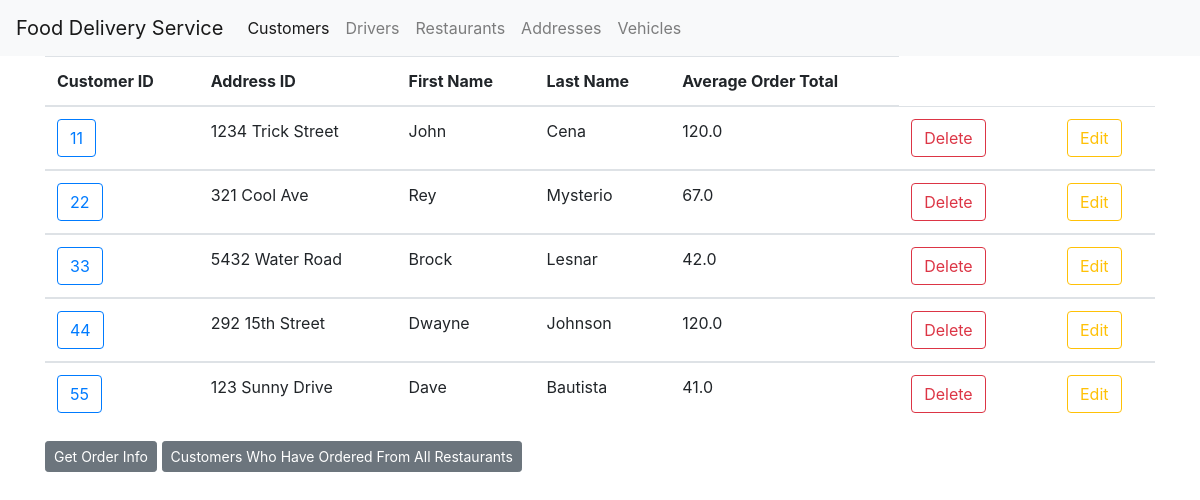
The page /customers on the database as committed earlier.
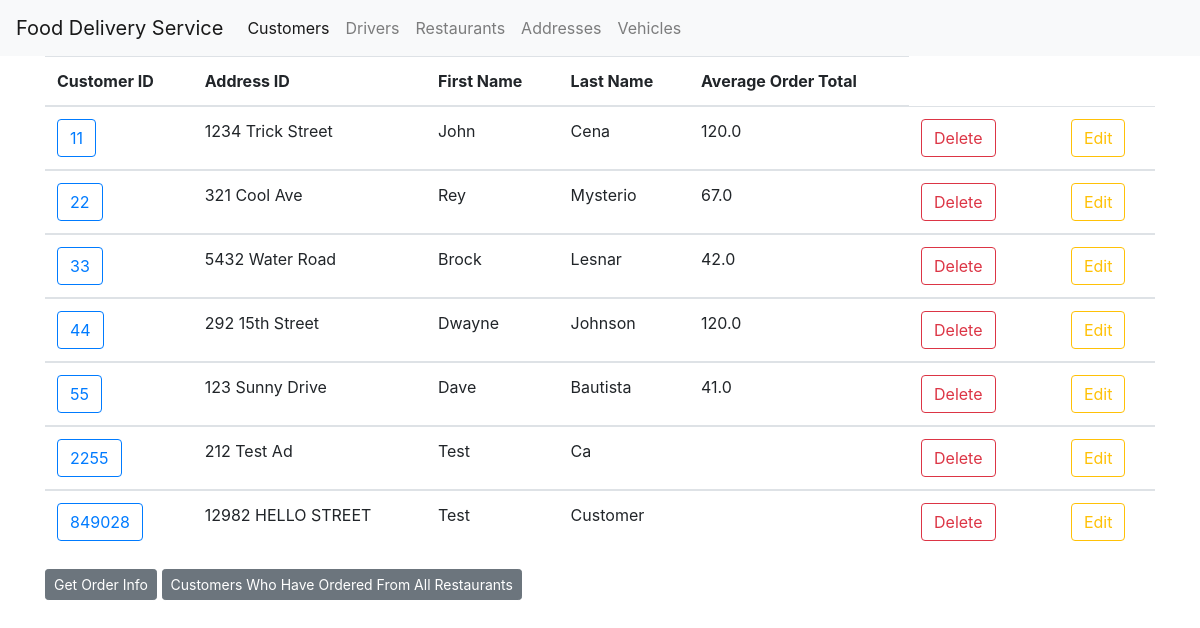
The same page on the database as committed later.
### tables this page shows
CREATE TABLE Customer (
	customer_id integer,
	customer_address char(200),
	first_name char(50),
    last_name char(50),
	PRIMARY KEY (customer_id)
);

### app.py (the view)
@app.route('/customers')
def customer():
    db_conn = sqlite3.connect("food_delivery.db")
    cur = db_conn.cursor()
    tableData =  table("Customer")
    averageOrderTotalQuery = "SELECT O.customer_id, AVG(O.total) FROM OrderTakesHas O WHERE O.customer_id IN (SELECT customer_id FROM Customer) GROUP BY O.customer_id"
    avgOrderTotal = {id: avg for (id, avg) in raw_select_query(averageOrderTotalQuery)}
    db_conn.close()
    print(tableData)
    return render_template('customer.html', tableData = tableData, avgOrderTotal = avgOrderTotal)

### app.py (called while the page is built)
def select_table(table: str, attributes: str) -> str:
    db_conn = sqlite3.connect("food_delivery.db")
    cur = db_conn.cursor()
    out = []
    for row in cur.execute(f"SELECT {attributes} FROM {table}"):
        out.append(row)
    return out

def raw_select_query(query: str):
    db_conn = sqlite3.connect("food_delivery.db")
    cur = db_conn.cursor()
    out = []
    for row in cur.execute(query):
        out.append(row)
    return out

@app.route("/tables/<tablename>", methods=['GET'])
def table(tablename: str):
    attributes = request.args.get("attributes")
    if attributes is None:
        attributes = "*"
    return select_table(tablename, attributes)

### templates/customer.html (shortened to what this page needs)
{% extends 'base.html' %}
{% block content %}
<div>
<table class="table">
    <thead>
      <tr>
        <th scope="col">Customer ID</th>
        <th scope="col">Address ID</th>
        <th scope="col">First Name</th>
        <th scope="col">Last Name</th>
        <th scope="col">Average Order Total</th>
      </tr>
    </thead>
    {% for user in tableData %}
    <tbody>
      <td><a href= "{{url_for('customer_helper', customer_id = user[0]) }}">
        <span class="btn btn-outline-primary"> {{ user[0] }} </span>
      </a></td>
      <td>{{ user[1] }} </td>
      <td>{{ user[2] }} </td>
      <td>{{ user[3] }} </td>
      <td>{{ avgOrderTotal[user[0]] }}</td>
      <td><form action="{{ url_for('delete_customer') }}" method=post>
  <input type=submit class="btn btn-outline-danger" value="Delete" />
    </form>
    <td>
      <td><a href= "{{url_for('edit', customer_id = user[0]) }}">
        <span class="btn btn-outline-warning"> Edit  </span>
      </a></td>
    </tbody>
    {% endfor %}
  </table>
</div>
<div>
    <a href= "{{url_for('customer_restaurants') }}">
      <span class="btn btn-secondary btn-sm"> Get Order Info </span>
    </a>
    <a href= "{{url_for('customer_restaurants_orders') }}">
      <span class="btn btn-secondary btn-sm"> Customers Who Have Ordered From All Restaurants </span>
    </a>
</div>
{% endblock %}

### templates/base.html (shortened to what this page needs)
<!doctype html>
<html lang="en">
  <head>
    <link rel="stylesheet" href="https://stackpath.bootstrapcdn.com/bootstrap/4.3.1/css/bootstrap.min.css">
  </head>
  <body>
      <div>
        <nav class="navbar navbar-expand-lg navbar-light bg-light">
          <a class="navbar-brand" href="/">Food Delivery Service</a>
          <div class="collapse navbar-collapse" id="navbarSupportedContent">
            <ul class="navbar-nav mr-auto">
              <li class="nav-item active">
                <a class="nav-link" href="/customers">Customers<span class="sr-only">(current)</span></a>
              </li>
              <li class="nav-item">
                <a class="nav-link" href="/drivers">Drivers</a>
              </li>
              <li class="nav-item">
                <a class="nav-link" href="/restaurants">Restaurants</a>
              </li>
              <li class="nav-item">
                <a class="nav-link" href="/address">Addresses</a>
              </li>
              <li class="nav-item">
                <a class="nav-link" href="/vehicles">Vehicles</a>
              </li>
            </ul>
        </div>
     </div>
        <div class="container">
                {% block content %} {% endblock %}
        </div>
  </body>
</html>

Rows that differ between the two databases and show on the page:
added Customer: customer_id "2255", customer_address "212 Test Ad", first_name "Test", last_name "Ca"
added Customer: customer_id "849028", customer_address "12982 HELLO STREET", first_name "Test", last_name "Customer"
